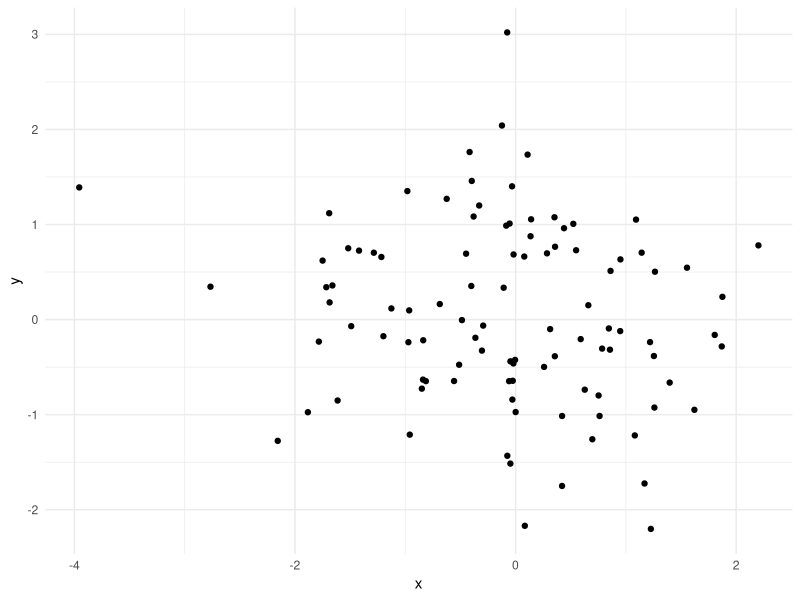
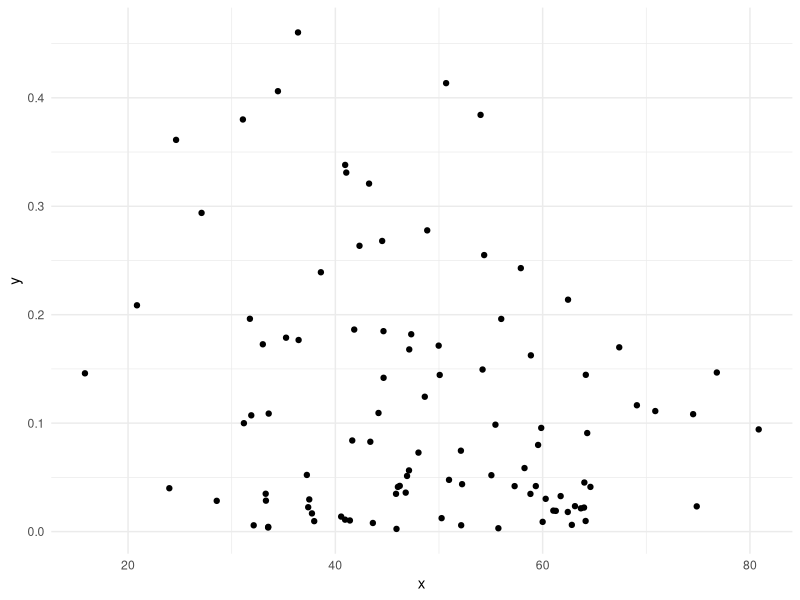

Write the R code that produced these figures, in order.
## ---- chunk 1

print('Welcome Saturday')
## ---- chunk 2
# This is second work!
print('Unwelcome Monday')
## ---- chunk 3
print("let's do this again")
## ---- chunk 4
1+1
## ---- chunk 5
1+2
## ---- chunk 6
library("tidyverse")
df <- tibble(x = c(1,2,3)) |> 
  mutate(y = x*2)
## ---- chunk 7
df2 <- df |> 
  mutate(z = y*2)
## ---- chunk 8
df3 <- df2 |> 
  group_by(x) |> 
  summarise(x, mean(y))
## ---- chunk 9
library(tidyverse)
ggplot(data = data.frame(x = rnorm(100),
                         y = rnorm(100)),
       mapping = aes(x=x,
                     y=y)) + 
  geom_point() +
  theme_minimal()
## ---- chunk 10
library(tidyverse)
1+1
ggplot(data = data.frame(x = rchisq(100, 0, 50),
                         y = rbeta(100, 1, 8)),
       mapping = aes(x=x,
                     y=y)) + 
  geom_point() +
  theme_minimal()
